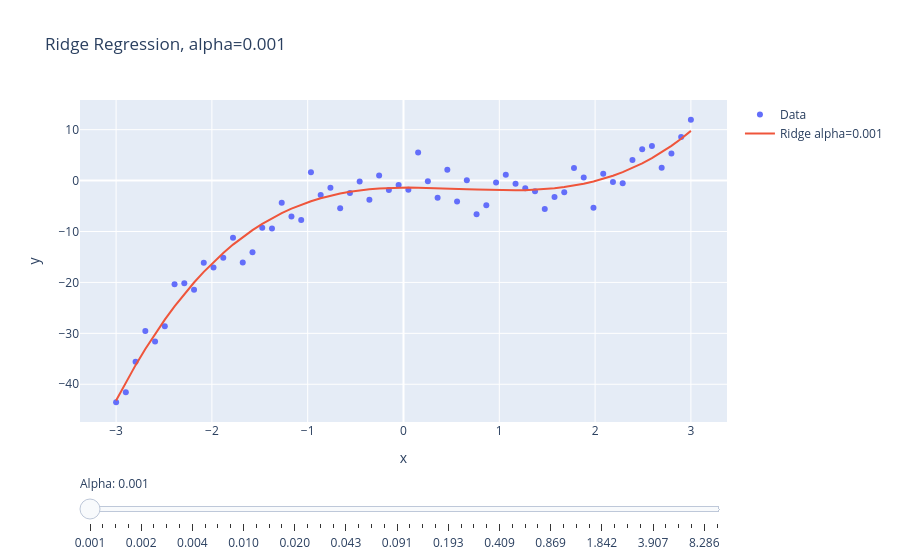

This figure's notebook cell:
### Markdown cell above
### Ridge Regularization (L2)

L2 penalizes the feature engineering process by adding a penalty to the MSE cost function equivalent to the square value of the magnitude of coefficients

Linear model:

$$ f_{\hat\theta}(x) = \hat\theta * x$$

MSE without regularization:

$$L(\hat\theta, X, y) = \frac{1}{n} \sum_i (y_i - f_{\hat\theta}(X_i))$$

MSE with $L_2$ regularization:

$$L(\hat\theta, X, y) = \frac{1}{n} \sum_i (y_i - f_{\hat\theta}(X_i)) + \lambda \sum_{j=1}{p} \hat\theta_j^2$$

[Google colab link](https://colab.research.google.com/drive/1Bb9wUTeXNnb783UvpFRgxLHIOnNc-AyH?usp=sharing)

### Code cell
import numpy as np
import plotly.graph_objects as go
from sklearn.linear_model import Ridge
from sklearn.preprocessing import PolynomialFeatures
from sklearn.pipeline import make_pipeline

np.random.seed(42)
x = np.linspace(-3, 3, 60)
y = x**3 - 2*x**2 + np.random.normal(0, 3, len(x))
X = x.reshape(-1, 1)

poly_deg = 3

alphas = np.logspace(-3, 1, 50) 
predictions = []

for alpha in alphas:
    model = make_pipeline(PolynomialFeatures(poly_deg), Ridge(alpha=alpha))
    model.fit(X, y)
    predictions.append(model.predict(X))

fig = go.Figure()

fig.add_trace(go.Scatter(x=x, y=y, mode='markers', name='Data'))

fig.add_trace(go.Scatter(x=x, y=predictions[0], mode='lines', name=f'Ridge alpha={alphas[0]:.3f}'))

steps = []
for i, alpha in enumerate(alphas):
    step = dict(
        method="update",
        args=[{"y": [y, predictions[i]]},  #
              {"title": f"Ridge Regression, alpha={alpha:.3f}"}],
        label=f"{alpha:.3f}"
    )
    steps.append(step)

sliders = [dict(
    active=0,
    currentvalue={"prefix": "Alpha: "},
    pad={"t": 50},
    steps=steps
)]

fig.update_layout(
    title=f"Ridge Regression, alpha={alphas[0]:.3f}",
    xaxis_title="x",
    yaxis_title="y",
    sliders=sliders
)

fig.show()
